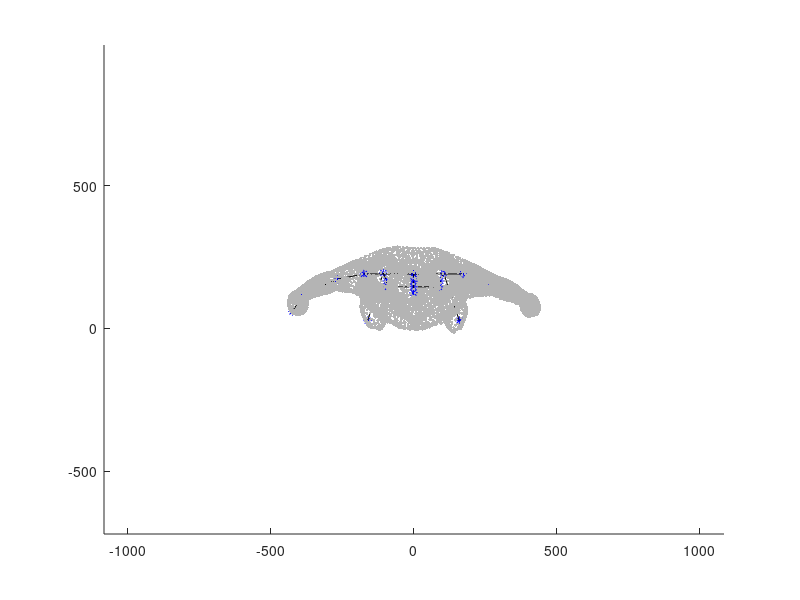

This chart was generated by the following MATLAB code: (Note: this script raises an error after producing the figure.)
clc 
clear all
addpath('F:\[GitHub]\Hand_deformation_model\functions');
addpath(genpath('external'));
%addpath('C:\Users\Hayoung Jung\Documents\[GitHub-Labtop]\Hand_deformation_model\functions');

load('Body_temp.mat');
V = Body_temp.V; F = Body_temp.F; COR = Body_temp.COR; v_segment = Body_temp.v_segment; weights = Body_temp.weights;
C = COR;

%% Visualization 3D body
C = COR;
figure()
hold on
axis equal
scatter3(V(:,1),V(:,2),V(:,3),'.', 'MarkerEdgeColor',[180/255, 180/255, 180/255])
plot3(C(:,1),C(:,2),C(:,3),'b*')
plot3(C([1 10 11 12 13],1),C([1 10 11 12 13],2),C([1 10 11 12 13],3), 'k-');
plot3(C(1:5,1),C(1:5,2),C(1:5,3), 'k-');
plot3(C([1 6:9],1),C([1 6:9],2),C([1 6:9],3), 'k-');
plot3(C(14:17,1),C(14:17,2),C(14:17,3), 'k-');
plot3(C(18:21,1),C(18:21,2),C(18:21,3), 'k-');
plot3(C([14 11 18],1),C([14 11 18],2),C([14 11 18],3), 'k-');
hold off

%% Transform matrix setting

transforms = cell(1, 21);
for i = 1 : 21
    transforms{i} = eye(4);
end
axes = bone_axes_body(COR);

%%
angle = zeros(4,1);
% 1 rad = 57.3 deg.
angle(1) = 0;
angle(2) = 1;
angle(3) = 0;
angle(4) = 0;

transforms{11} = matrix_rotation(...
    angle(1), ... % rotation angle  
    matrix_apply(transforms{10}, axes{11}(1 : 3, 1)'), ... % axis1: XX; axis2: XX; axis3: XXe
    matrix_apply(transforms{10}, axes{11}(1 : 3, 4)') ... % center
) * transforms{10};
transforms{14} = matrix_rotation( ... % left shoulder
    angle(2), ... % rotation angle: 0 ~ 2, range 3 = 180 deg.  
    matrix_apply(transforms{11}, axes{14}(1 : 3, 1)'), ... % axis1: flex/ext; axis2: green; axis3: blue
    matrix_apply(transforms{11}, axes{14}(1 : 3, 4)') ... % center
) * transforms{11};
transforms{15} = matrix_rotation( ... % left elbow
    angle(3), ...
    matrix_apply(transforms{14}, axes{15}(1 : 3, 2)'), ... % axis1: red; axis2: green; axis3: blue
    matrix_apply(transforms{14}, axes{15}(1 : 3, 4)') ...
) * transforms{14};
transforms{16} = matrix_rotation( ... % left wrist
    angle(4), ...
    matrix_apply(transforms{15}, axes{16}(1 : 3, 2)'), ... % axis1: red; axis2: green; axis3: blue
    matrix_apply(transforms{15}, axes{16}(1 : 3, 4)') ...
) * transforms{15};



%% 

transformed = Body_temp;
transformed = skin_linear_body(transformed, transforms);
axes = bone_axes_body(transformed.COR);

%% Plotting joint 14 influence weights

weight14 = weights(:,14);
LI = weight14 ~= 0;
LII = weight14 == 0;
V14 = V(LI,:);
V14_n = V(LII,:);

figure()
hold on
axis equal
scatter3(V14(:,1),V14(:,2),V14(:,3),'.', 'MarkerEdgeColor',[255/255, 0/255, 0/255])
scatter3(V14_n(:,1),V14_n(:,2),V14_n(:,3),'.', 'MarkerEdgeColor',[180/255, 180/255, 180/255])
hold off



%% after transformation

C = transformed.COR;
V = transformed.V;
figure()
hold on
axis equal
scatter3(V(:,1),V(:,2),V(:,3),'.', 'MarkerEdgeColor',[180/255, 180/255, 180/255])
plot3(C(:,1),C(:,2),C(:,3),'b*')
plot3(C([1 10 11 12 13],1),C([1 10 11 12 13],2),C([1 10 11 12 13],3), 'k-');
plot3(C(1:5,1),C(1:5,2),C(1:5,3), 'k-');
plot3(C([1 6:9],1),C([1 6:9],2),C([1 6:9],3), 'k-');
plot3(C(14:17,1),C(14:17,2),C(14:17,3), 'k-');
plot3(C(18:21,1),C(18:21,2),C(18:21,3), 'k-');
plot3(C([14 11 18],1),C([14 11 18],2),C([14 11 18],3), 'k-');
hold off

%% angle apply
angle = zeros(19,1);

angle(1) = -0.4;
angle(2) = 0.2;
angle(3) = -0.6;

angle(4) = -0.15;
angle(5) = -0.35;
angle(6) = -0.1;

angle(7) = -0.3;
angle(8) = -0.25;
angle(9) = -0.15;

angle(10) = -0.35;
angle(11) = -0.40;
angle(12) = -0.1;

angle(13) = -0.65;
angle(14) = -0.4;
angle(15) = 0;

%MCP
% angle(16) = ;
angle(17) = 0.1;
angle(18) = 0.1;
% angle(19) = ;

%% MCP abduction/adduction motion
transforms_ad{1} = matrix_rotation( ... % D2 MCP -ab/ad
    angle(16), ... % rotation angle: 0 ~ 2, range 3 = 180 deg. 
    matrix_apply(transforms{2}, axes{6}(1 : 3, 3)', 0), ... axis - 3: abduction/adduction
    matrix_apply(transforms{2}, axes{6}(1 : 3, 4)') ... % center
) * transforms{2};
transforms_ad{2} = matrix_rotation( ...  % D3 MCP - ab/ad
    angle(17), ... % rotation angle: 0 ~ 2, range 3 = 180 deg. 
    matrix_apply(transforms{2}, axes{9}(1 : 3, 3)', 0), ... axis - 3: abduction/adduction
    matrix_apply(transforms{2}, axes{9}(1 : 3, 4)') ... % center
) * transforms{2};
transforms_ad{3} = matrix_rotation( ...  % D4 MCP -ab/ad
    angle(18), ... % rotation angle: 0 ~ 2, range 3 = 180 deg. 
    matrix_apply(transforms{2}, axes{12}(1 : 3, 3)', 0), ... axis - 3: abduction/adduction
    matrix_apply(transforms{2}, axes{12}(1 : 3, 4)') ... % center
) * transforms{2};
transforms_ad{4} = matrix_rotation( ... % D5 MCP - ab/ad
    angle(19), ... % rotation angle: 0 ~ 2, range 3 = 180 deg. 
    matrix_apply(transforms{2}, axes{16}(1 : 3, 3)', 0), ...  axis - 3: abduction/adduction
    matrix_apply(transforms{2}, axes{16}(1 : 3, 4)') ... % center
) * transforms{2};

%% Flexion/extension of fingers 
transforms{3} = matrix_rotation( ... % D1 CMC
    angle(1), ... % rotation angle: 0 ~ 2, range 3 = 180 deg.
    matrix_apply(transforms{2}, axes{3}(1 : 3, 1)', 0), ... % axis1: red; axis2: green; axis3: blue
    matrix_apply(transforms{2}, axes{3}(1 : 3, 4)') ... % center
) * transforms{2};
transforms{4} = matrix_rotation( ... % D1 MCP
    angle(2), ...
    matrix_apply(transforms{3}, axes{4}(1 : 3, 2)', 0), ... % axis1: red; axis2: green; axis3: blue
    matrix_apply(transforms{3}, axes{4}(1 : 3, 4)') ...
) * transforms{3};
transforms{5} = matrix_rotation( ... % D1 IP
    angle(3), ...
    matrix_apply(transforms{4}, axes{5}(1 : 3, 2)', 0), ... % axis1: red; axis2: green; axis3: blue
    matrix_apply(transforms{4}, axes{5}(1 : 3, 4)') ...
) * transforms{4};

transforms{6} = matrix_rotation( ... % D2 MCP
    angle(4), ... % rotation angle: 0 ~ 2, range 3 = 180 deg. 
    matrix_apply(transforms{2}, axes{6}(1 : 3, 2)', 0), ... % axis - 1: supination, pronation; 2: flexion/extension; 3: abduction/adduction
    matrix_apply(transforms{2}, axes{6}(1 : 3, 4)') ... % center
) * transforms_ad{1} * transforms{2};
transforms{7} = matrix_rotation( ... % D2 PIP
    angle(5), ...
    matrix_apply(transforms{6}, axes{7}(1 : 3, 2)', 0), ...
    matrix_apply(transforms{6}, axes{7}(1 : 3, 4)') ...
) * transforms{6};
transforms{8} = matrix_rotation( ... % D2 DIP
    angle(6), ...
    matrix_apply(transforms{7}, axes{8}(1 : 3, 2)', 0), ...
    matrix_apply(transforms{7}, axes{8}(1 : 3, 4)') ...
) * transforms{7};

transforms{9} = matrix_rotation( ...  % D3 MCP
    angle(7), ... % rotation angle: 0 ~ 2, range 3 = 180 deg. 
    matrix_apply(transforms{2}, axes{9}(1 : 3, 2)', 0), ... % axis - 1: supination, pronation; 2: flexion/extension; 3: abduction/adduction
    matrix_apply(transforms{2}, axes{9}(1 : 3, 4)') ... % center
) * transforms_ad{2} * transforms{2};
transforms{10} = matrix_rotation( ... % D3 PIP
    angle(8), ...
    matrix_apply(transforms{9}, axes{10}(1 : 3, 2)', 0), ...
    matrix_apply(transforms{9}, axes{10}(1 : 3, 4)') ...
) * transforms{9};
transforms{11} = matrix_rotation( ... % D3 DIP
    angle(9), ...
    matrix_apply(transforms{10}, axes{11}(1 : 3, 2)', 0), ...
    matrix_apply(transforms{10}, axes{11}(1 : 3, 4)') ...
) * transforms{10};

transforms{12} = matrix_rotation( ...  % D4 MCP
    angle(10), ... % rotation angle: 0 ~ 2, range 3 = 180 deg. 
    matrix_apply(transforms{2}, axes{12}(1 : 3, 2)', 0), ... % axis - 1: supination, pronation; 2: flexion/extension; 3: abduction/adduction
    matrix_apply(transforms{2}, axes{12}(1 : 3, 4)') ... % center
) * transforms_ad{3}* transforms{2};
transforms{13} = matrix_rotation( ... % D4 PIP
    angle(11), ...
    matrix_apply(transforms{12}, axes{13}(1 : 3, 2)', 0), ...
    matrix_apply(transforms{12}, axes{13}(1 : 3, 4)') ...
) * transforms{12};
transforms{14} = matrix_rotation( ... % D4 DIP
    angle(12), ...
    matrix_apply(transforms{13}, axes{14}(1 : 3, 2)', 0), ...
    matrix_apply(transforms{13}, axes{14}(1 : 3, 4)') ...
) * transforms{13};

transforms{16} = matrix_rotation( ... % D5 MCP
    angle(13), ... % rotation angle: 0 ~ 2, range 3 = 180 deg. 
    matrix_apply(transforms{2}, axes{16}(1 : 3, 2)', 0), ... % axis - 1: supination, pronation; 2: flexion/extension; 3: abduction/adduction
    matrix_apply(transforms{2}, axes{16}(1 : 3, 4)') ... % center
) * transforms_ad{4} * transforms{2};
transforms{17} = matrix_rotation( ...% D5 PIP
    angle(14), ...
    matrix_apply(transforms{16}, axes{17}(1 : 3, 2)', 0), ...
    matrix_apply(transforms{16}, axes{17}(1 : 3, 4)') ...
) * transforms{16};
transforms{18} = matrix_rotation( ... % D5 DIP
    angle(15), ...
    matrix_apply(transforms{17}, axes{18}(1 : 3, 2)', 0), ...
    matrix_apply(transforms{17}, axes{18}(1 : 3, 4)') ...
) * transforms{17};
